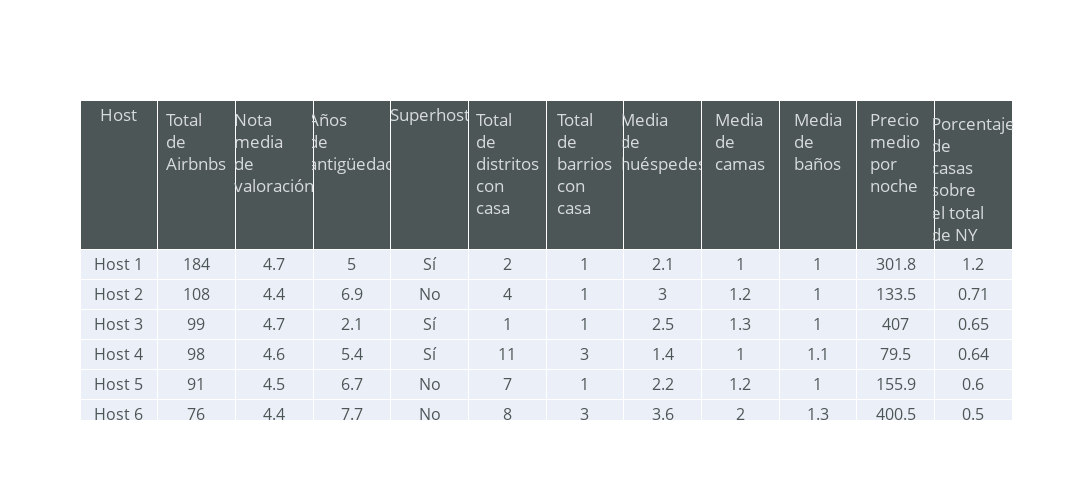

Notebook code cell kept with this figure:
### Markdown cell above
* Tabla con información sobre top10 hosts de NY

### Code cell
filtered_data = hosts_df.nlargest(10, 'Total de Airbnbs')
filtered_data = filtered_data.drop(["ID host","Nombre host"],axis=1)
column_host = ["Host 1", "Host 2", "Host 3", "Host 4", "Host 5", "Host 6", "Host 7", "Host 8", "Host 9", "Host 10"]
filtered_data.insert(0, "Host",column_host)

fig = go.Figure()

fig.add_trace(
    go.Table(
        header=dict(
            values=filtered_data.columns,
            line_color='white',
            fill_color='#4D5656',
            font=dict(size=17, color="#D7DBDD"),
            align=['center'],
        ),
        cells=dict(
            values= [filtered_data[k].tolist() for k in filtered_data.columns],
            align = ['center'],
            #fill=dict(color=['paleturquoise', 'white']),
            font=dict(size=16, color="#4D5656"),
            height=30
        )

    ),
)

fig.update_layout(height=500,width=1500,paper_bgcolor='rgba(0,0,0,0)', plot_bgcolor='rgba(0,0,0,0)', font = dict(color = 'white', size=18), 
                title = dict(text="<b>Información sobre los top 10 host de Nueva York<b>",x=0.5,y=0.90, font=dict(size=17)))

fig.show()

### Figure 1 — Plotly figure (JSON) as saved in the notebook; plotly's stock layout.template omitted (floating-point values rounded to 4 significant figures)
{"data": [{"cells": {"align": ["center"], "font": {"color": "#4D5656", "size": 16}, "height": 30, "values": [["Host 1", "Host 2", "Host 3", "Host 4", "Host 5", "Host 6", "Host 7", "Host 8", "Host 9", "Host 10"], [184, 108, 99, 98, 91, 76, 68, 63, 58, 54], [4.7, 4.4, 4.7, 4.6, 4.5, 4.4, 4.4, 4.5, 4.2, 4], [5, 6.9, 2.1, 5.4, 6.7, 7.7, 5.7, 4.1, 5, 5.9], ["Sí", "No", "Sí", "Sí", "No", "No", "No", "No", "No", "No"], [2, 4, 1, 11, 7, 8, 1, 9, 5, 12], [1, 1, 1, 3, 1, 3, 1, 3, 2, 2], [2.1, 3, 2.5, 1.4, 2.2, 3.6, 2.1, 3.2, 3.9, 2.3], [1, 1.2, 1.3, 1, 1.2, 2, 1.4, 1.7, 1.8, 1.1], [1, 1, 1, 1.1, 1, 1.3, 1, 1.1, 1.1, 1.1], [301.8, 133.5, 407, 79.5, 155.9, 400.5, 202.3, 470.6, 176.8, 388.9], [1.2, 0.71, 0.65, 0.64, 0.6, 0.5, 0.45, 0.41, 0.38, 0.35]]}, "header": {"align": ["center"], "fill": {"color": "#4D5656"}, "font": {"color": "#D7DBDD", "size": 17}, "line": {"color": "white"}, "values": ["Host", "Total de Airbnbs", "Nota media de valoración", "Años de antigüedad", "Superhost", "Total de distritos con casa", "Total de barrios con casa", "Media de huéspedes", "Media de camas", "Media de baños", "Precio medio por noche", "Porcentaje de casas sobre el total de NY"]}, "type": "table"}], "layout": {"font": {"color": "white", "size": 18}, "height": 500, "paper_bgcolor": "rgba(0,0,0,0)", "plot_bgcolor": "rgba(0,0,0,0)", "title": {"font": {"size": 17}, "text": "<b>Información sobre los top 10 host de Nueva York<b>", "x": 0.5, "y": 0.9}, "width": 1500}}
